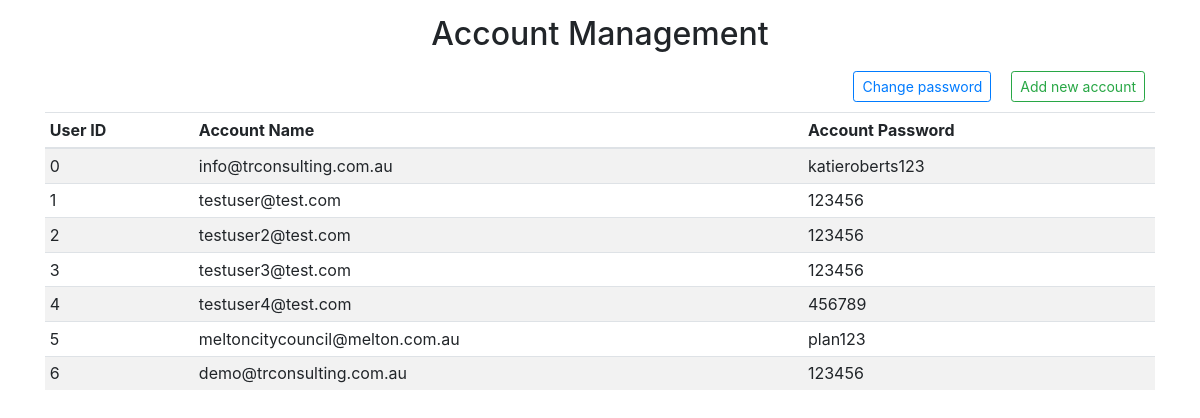
Page /admin (signed in) on the committed database.
### tables this page shows
CREATE TABLE user(id INTEGER PRIMARY KEY ASC, email varchar(250) NOT NULL, password varchar(250) NOT NULL);

### bpb.py (the view)
@app.route('/admin',methods=['GET'])
def admin():
	if login_status(session,0):
		result = db_func.select_all('user')
		return render_template('admin.html',data=result)
	else:
		return redirect('/login')

### bpb.py (called while the page is built)
def login_status(session,pid):
	if 'logged_in' in session:
		if session['logged_in'] == True and session['project_number'][0] == pid:
			return True
		else:
			return False
	return False

### db_func.py (called while the page is built)
def select_all(table):
	conn = sqlite3.connect('test.db')
	c = conn.cursor()
	result = c.execute('''select * from '%s' ''' % (table)).fetchall()
	conn.commit()
	conn.close()
	return result

### templates/admin.html (shortened to what this page needs)
<!DOCTYPE html>
<html lang="en"><head><meta http-equiv="Content-Type" content="text/html; charset=UTF-8">
	<link rel="stylesheet" href="https://maxcdn.bootstrapcdn.com/bootstrap/4.0.0-beta/css/bootstrap.min.css">
</head>
<body>
  <h2 align="center" style="margin-top:15px;">Account Management</h3>
  <div class='container'>
    <div>
      <button style="float:right;margin:10px;" class="btn btn-sm btn-outline-success" data-toggle="modal" data-target="#addModal">Add new account</button>
      <button style="float:right;margin:10px;" data-toggle="modal" data-target="#pswModal" class="btn btn-sm btn-outline-primary">Change password</button>
    </div>
    <table class="table table-striped table-sm col">
      <thead>
        <tr>
          <th>User ID</th>
          <th>Account Name</th>
          <th>Account Password</th>
        </tr>
      </thead>
      <tbody>
        {% for i in data %}
        <tr>
          <td>{{ i[0] }}</td>
          <td>{{ i[1] }}</td>
          <td>{{ i[2] }}</td>
        </tr>
        {% endfor %}
      </tbody>
    </table>
  </div>
</body>
</html>

### rows in the picture
user: id "0", email "info@trconsulting.com.au", password "katieroberts123"
user: id "1", email "testuser@test.com", password "123456"
user: id "2", email "testuser2@test.com", password "123456"
user: id "3", email "testuser3@test.com", password "123456"
user: id "4", email "testuser4@test.com", password "456789"
user: id "5", email "meltoncitycouncil@melton.com.au", password "plan123"
user: id "6", email "demo@trconsulting.com.au", password "123456"
